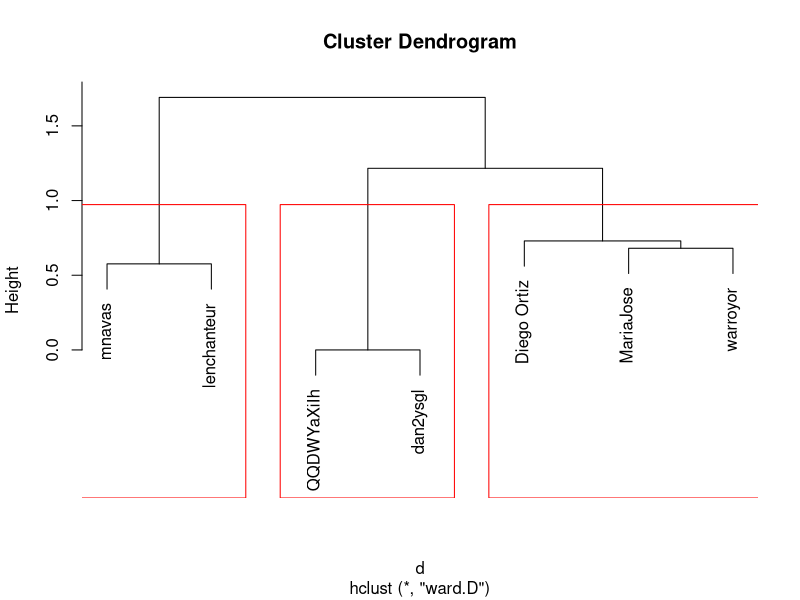

Write R code to recreate this figure.
setwd("/home/mario/mineria_en_accion/clustering/questbee")

#Load the data
data <- read.delim2("potential.csv",header=FALSE,stringsAsFactors=FALSE)
option.variables <- c("V4","V5","V7","V8","V9","V10","V11","V12","V13","V15","V16","V17","V18")
checkbox.variables <- data.frame(name=c("V6","V14"),min=c(0,0),max=c(2,2))

#Split data between brackets
for(pos in 1:nrow(checkbox.variables)){
  name <- as.character(checkbox.variables$name[pos])
  col <- strsplit(gsub("\\]","",gsub("\\[","",data[,name])),", ")
  for(m in checkbox.variables$min[pos]:checkbox.variables$max[pos]){
    data[paste(name,as.character(m),sep=".")]<-as.array(unlist(lapply(col,function(x){any(as.numeric(x)==m)})))
  }
}

#Create dummy variables for checkbox options
checkbox.variables$size <- checkbox.variables$max - checkbox.variables$min + 1
checkbox.new.variables <- NULL
checkbox.weigth.variables <- NULL
for(pos in 1:nrow(checkbox.variables)){
  for(m in checkbox.variables$min[pos]:checkbox.variables$max[pos]){
    checkbox.new.variables <- c(checkbox.new.variables,paste(as.character(checkbox.variables$name[pos]),as.character(m),sep="."))
    checkbox.weigth.variables <- c(checkbox.weigth.variables,1/checkbox.variables$size[pos])
  }
}

# Compute distance between individuals
data.rows <- nrow(data)
from <- NULL
to <- NULL
distance <- NULL
for(i in 1:data.rows){
  for(j in 1:data.rows){
    from <- c(from, data$V3[i])
    to <- c(to, data$V3[j])
    d <- (sum(as.numeric(data[i,option.variables]==data[j,option.variables]),na.rm=TRUE)+
            sum(as.numeric(data[i,checkbox.new.variables]==data[j,checkbox.new.variables])*checkbox.weigth.variables,na.rm=TRUE))/
      (length(option.variables)+nrow(checkbox.variables))
    distance <- c(distance,d)
  }
}

# Create distance matrix
distance.matrix <- matrix(distance,nrow=7,ncol=7)
colnames(distance.matrix)<-data$V3
rownames(distance.matrix)<-data$V3
d <- dist(distance.matrix)

fit <- hclust(d, method="ward.D")
plot(fit) # display dendogram
groups <- cutree(fit, k=3) # cut tree into 3 clusters
# draw dendogram with red borders around the 3 clusters
rect.hclust(fit, k=3, border="red") 
